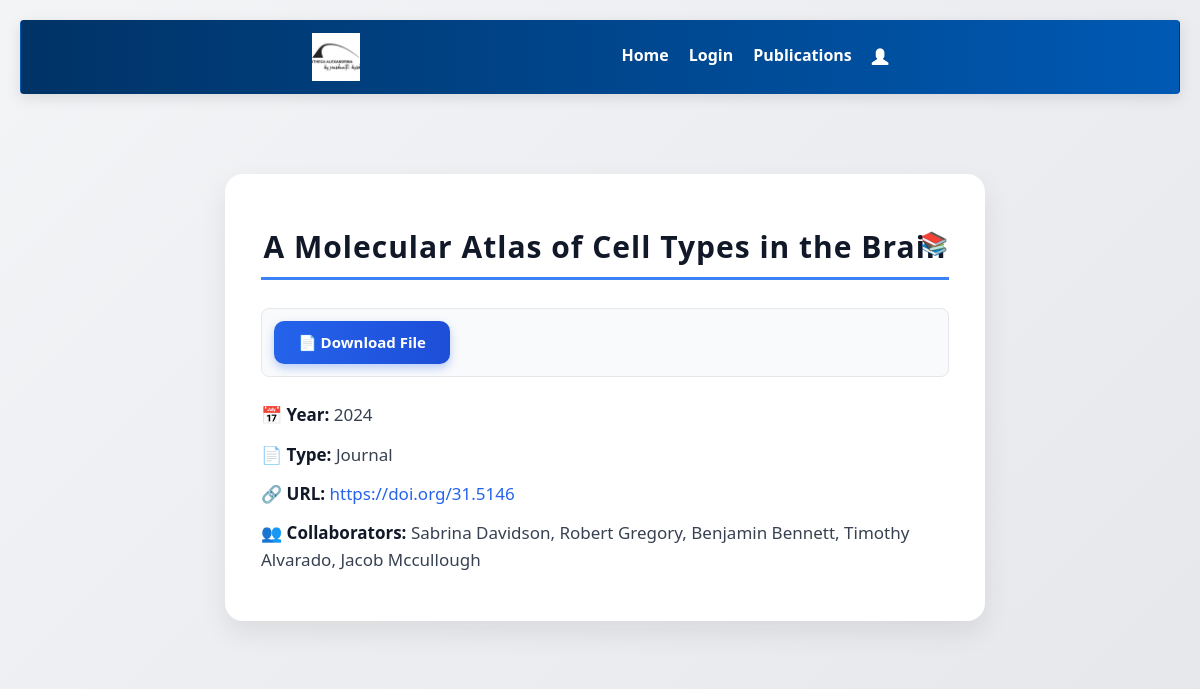
Screenshot of /publications/31/ with the database file from the repository.
### projects/models.py (models this page shows, shortened)
class Publication(models.Model):
    project = models.ForeignKey(Project, on_delete=models.CASCADE, related_name='publications')
    title = models.CharField(max_length=200)
    author = models.CharField(Author,max_length=200)
    url = models.URLField(blank=True)
    year = models.PositiveIntegerField()
    file = models.FileField(upload_to='publications/files/', blank=True)
    image = models.ImageField(upload_to='publications/images/', blank=True)
    type = models.CharField(max_length=100, choices=PUBLICATION_TYPES)
    collaborators = models.ManyToManyField(Author)
    uploaded_at = models.DateTimeField(auto_now_add=True)
    abstract = models.TextField(default="No abstract yet")

class Author(models.Model):
    name = models.CharField(max_length=200, unique=True,null=True, blank=True)
    email=models.EmailField()

### projects/views.py (the view)
# urls.py: path('publications/<int:pk>/', views.publication_detail, name='publication_detail'),
def publication_detail(request, pk):
    publication = get_object_or_404(Publication, pk=pk)
    return render(request, 'publications/publication_detail.html', {'publication': publication})

### projects/templates/Publications/publication_detail.html (shortened to what this page needs)
{% extends "base.html" %}
{% block content %}
<div class="publication-container">
    <h1 class="publication-title">{{ publication.title }}</h1>
    {% if publication.file %}
        <div class="publication-file">
            <a href="{{ publication.file.url }}" target="_blank" class="download-btn">📄 Download File</a>
        </div>
    {% endif %}
    <div class="publication-info">
        <p><span>📅 Year:</span> {{ publication.year }}</p>
        <p><span>📄 Type:</span> {{ publication.type }}</p>
        <p><span>🔗 URL:</span>
            <a href="{{ publication.url }}" target="_blank">{{ publication.url }}</a>
        </p>
        <p><span>👥 Collaborators:</span>
    {% with publication.collaborators.all as collaborators %}
        {% if collaborators %}
            {% for collaborators in collaborators %}
                {{ collaborators.name }}{% if not forloop.last %}, {% endif %}
            {% endfor %}
        {% else %}
            No collaborators listed.
        {% endif %}
    {% endwith %}
</p>
    </div>
</div>
{% endblock %}

### projects/static/css/styles.css (style rules this page uses)
:root { --primary: #2563eb; --primary-dark: #1d4ed8; --primary-hover: #1e40af; --secondary: #003366; --secondary-light: #0059b3; --accent: #ffd166; --bg-gradient: linear-gradient(135deg, #dbeafe, #fef3c7); --text-color: #2c3e50; --radius: 12px; --shadow-sm: 0 2px 8px rgba(0, 0, 0, 0.1); --shadow-md: 0 4px 14px rgba(0, 0, 0, 0.1); --shadow-lg: 0 8px 30px rgba(0, 0, 0, 0.08); }
*, *::before, *::after { box-sizing: border-box; }
html, body { margin: 0; padding: 0; height: 100%; font-family: 'Segoe UI', sans-serif; color: var(--text-color); background: var(--bg-gradient); }
h1 { text-align: center; margin-top: 40px; color: var(--text-color); font-weight: 700; letter-spacing: 1px; animation: fadeInDown 0.8s ease; }

### projects/templates/Publications/publication_detail.html (style rules this page uses)
body { background: linear-gradient(135deg, #f3f4f6, #e5e7eb); font-family: 'Segoe UI', Tahoma, Geneva, Verdana, sans-serif; padding: 20px; color: #1f2937; }
.publication-container { max-width: 760px; margin: 40px auto; background: white; padding: 36px; border-radius: 18px; box-shadow: 0 12px 28px rgba(0, 0, 0, 0.08); transition: transform 0.3s ease, box-shadow 0.3s ease; }
.publication-title { font-size: 30px; font-weight: bold; color: #111827; border-bottom: 3px solid #3b82f6; padding-bottom: 14px; margin-bottom: 28px; position: relative; }
.publication-title::after { content: "📚"; position: absolute; right: 0; font-size: 22px; }
.publication-file { margin-bottom: 24px; padding: 12px; background: #f9fafb; border-radius: 8px; border: 1px solid #e5e7eb; display: flex; align-items: center; gap: 12px; }
.download-btn { background: linear-gradient(90deg, #2563eb, #1d4ed8); color: white; padding: 11px 24px; font-weight: 600; font-size: 15px; border: none; border-radius: 10px; text-decoration: none; display: inline-block; transition: background 0.3s ease, transform 0.2s ease, box-shadow 0.2s ease; box-shadow: 0 4px 10px rgba(37, 99, 235, 0.3); }
.publication-info p { font-size: 17px; color: #374151; margin-bottom: 12px; line-height: 1.6; }
.publication-info span { font-weight: 700; color: #111827; }
.publication-info a { color: #2563eb; text-decoration: none; font-weight: 500; transition: color 0.2s ease; }
.publication-container { animation: fadeIn 0.6s ease-in-out; }

### rows the page displays
Publication: title "A Molecular Atlas of Cell Types in the Brain", year "2024", type "Journal", url "https://doi.org/31.5146"
Author: name "Sabrina Davidson"
Author: name "Robert Gregory"
Author: name "Benjamin Bennett"
Author: name "Timothy Alvarado"
Author: name "Jacob Mccullough"
